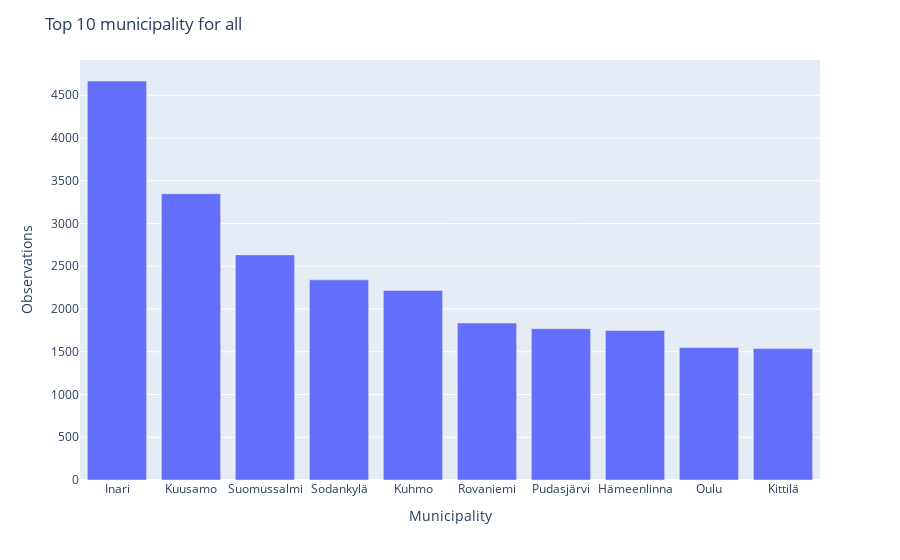

Notebook code cell kept with this figure:
### Code cell
def plot_observation_municipality(data: pd.DataFrame, category: str = 'all'):
  if category != 'all':
    data = data[data['scientificName'] == category]

  mun_count = data['municipality'].value_counts().head(10)
  fig = px.bar(x=mun_count.index, y=mun_count.values)
  fig.update_layout(title=f'Top 10 municipality for {category}',
                    xaxis_title='Municipality',
                    yaxis_title='Observations')
  fig.show()

plot_observation_municipality(df_vis)

### Figure 1 — Plotly figure (JSON) as saved in the notebook; plotly's stock layout.template omitted (floating-point values rounded to 4 significant figures)
{"data": [{"alignmentgroup": "True", "hovertemplate": "x=%{x}<br>y=%{y}<extra></extra>", "legendgroup": "", "marker": {"color": "#636efa", "pattern": {"shape": ""}}, "name": "", "offsetgroup": "", "orientation": "v", "showlegend": false, "textposition": "auto", "type": "bar", "x": ["Inari", "Kuusamo", "Suomussalmi", "Sodankylä", "Kuhmo", "Rovaniemi", "Pudasjärvi", "Hämeenlinna", "Oulu", "Kittilä"], "xaxis": "x", "y": [4667, 3349, 2633, 2341, 2217, 1836, 1769, 1749, 1549, 1538], "yaxis": "y"}], "layout": {"barmode": "relative", "legend": {"tracegroupgap": 0}, "margin": {"t": 60}, "title": {"text": "Top 10 municipality for all"}, "xaxis": {"anchor": "y", "domain": [0, 1], "title": {"text": "Municipality"}}, "yaxis": {"anchor": "x", "domain": [0, 1], "title": {"text": "Observations"}}}}
